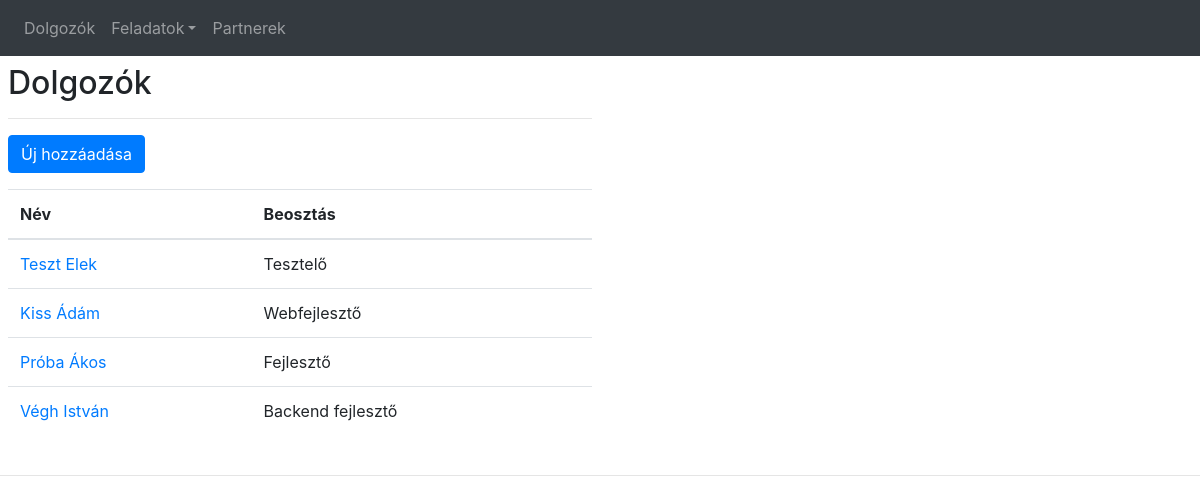
The page / on the database its author committed.
### tables this page shows
CREATE TABLE `dolgozo` (
  `id` int(11) NOT NULL,
  `nev` varchar(56) NOT NULL,
  `beosztas` varchar(56) NOT NULL,
  `email` varchar(56) NOT NULL,
  `telefon` varchar(12) NOT NULL
);

### application/controllers/Employees.php (called while the page is built, shortened)
<?php
class Employees extends CI_Controller
{
    public function __construct()
    {
        $this->load->model('work/employees_model');
        $this->load->helper('url_helper');
    }
    public function index()
    {
        $data['title'] = 'Dolgozók';
        $data['employees'] = $this->employees_model->get_employees();
        $this->load->view('templates/header', $data);
        $this->load->view('templates/menu');
        $this->load->view('work/employees/index', $data);
        $this->load->view('templates/footer');
    }
}

### index.php (called while the page is built, shortened)
<?php
require_once BASEPATH.'core/CodeIgniter.php';

### application/models/work/Employees_model.php (called while the page is built, shortened)
<?php
class Employees_model extends CI_Model
{
    public function get_employees($id = FALSE)
    {
        if ($id == FALSE) {
            $query = $this->db->get('dolgozo');
            return $query->result_array();
        }
        $query = $this->db->get_where('dolgozo', array('id' => $id));
        return $query->row_array();
    }
}

### application/views/work/employees/index.php (the view)
<div class="p-2 align-items-start w-50"  >
    <h2><?php echo $title; ?></h2>
    <hr>
    <p><a href="<?php echo site_url('employees/create'); ?>" class="btn btn-primary" role="button" >Új hozzáadása</a></p>
    <table class="table">
        <thead>
            <tr>
                <th>Név</th>
                <th>Beosztás</th>
            </tr>
        </thead>
        <?php foreach ($employees as $employee): ?>
            <tr>
                <td><a href="<?php echo site_url('employees/'.$employee['id']); ?>"><?php echo $employee['nev']; ?></a></td>
                <td><?php echo $employee['beosztas']; ?></td>
            </tr>
        <?php endforeach; ?>
    </table>
</div>

### rows shown on the page
dolgozo: nev "Teszt Elek", beosztas "Tesztelő"
dolgozo: nev "Kiss Ádám", beosztas "Webfejlesztő"
dolgozo: nev "Próba Ákos", beosztas "Fejlesztő"
dolgozo: nev "Végh István", beosztas "Backend fejlesztő"

### other values the page prints
$title "Dolgozók"
